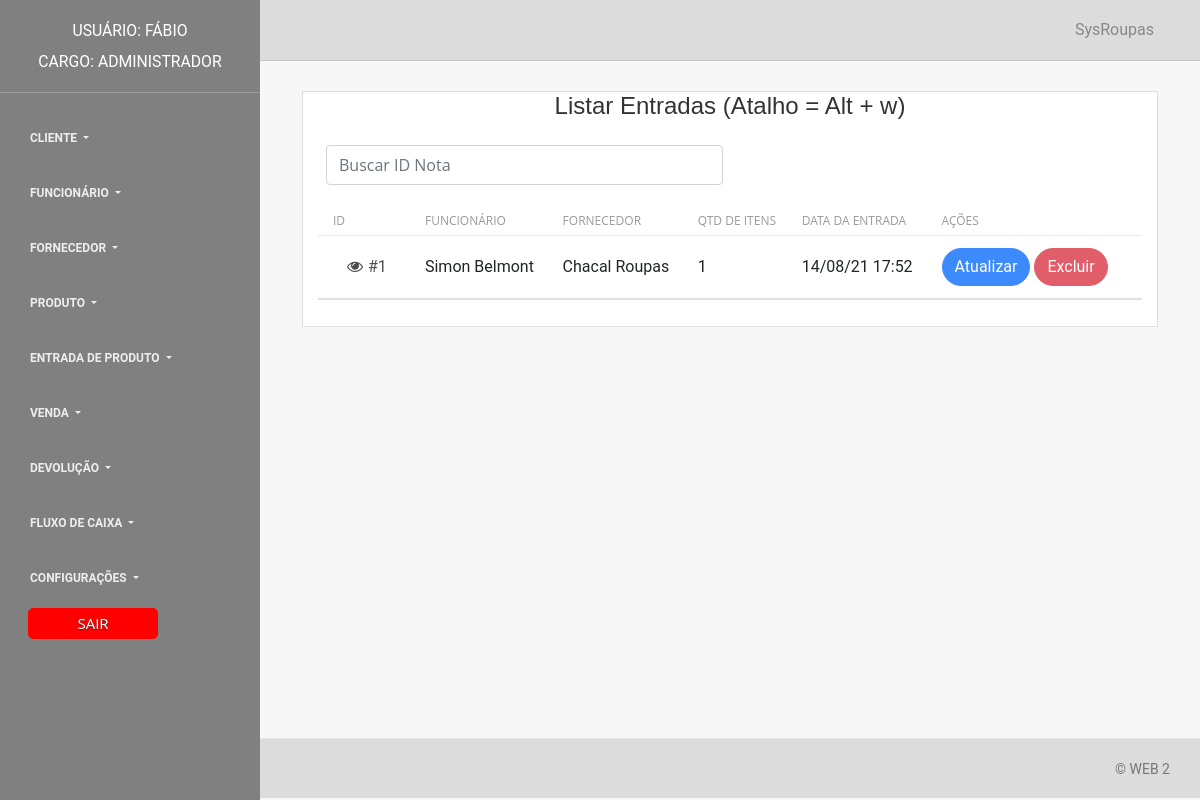
Screenshot of /form_crud/form_select_notaentrada.php (signed in) with the database file from the repository.
### tables this page shows
CREATE TABLE `entrada` (
  `cd_entrada` int(11) NOT NULL,
  `cd_funcionario` int(11) NOT NULL,
  `cd_fornecedor` int(11) NOT NULL,
  `descricao` varchar(255) DEFAULT '''Pagamento á vista''',
  `data_venda` timestamp NOT NULL DEFAULT current_timestamp() ON UPDATE current_timestamp()
);

CREATE TABLE `funcionario` (
  `cd_funcionario` int(11) NOT NULL,
  `nome` varchar(50) NOT NULL,
  `cargo` varchar(30) NOT NULL,
  `cpf` char(14) NOT NULL,
  `telefone` char(14) NOT NULL,
  `email` varchar(50) NOT NULL,
  `senha` varchar(255) NOT NULL
);

CREATE TABLE `fornecedor` (
  `cd_fornecedor` int(11) NOT NULL,
  `nome` varchar(50) NOT NULL,
  `cnpj` char(18) NOT NULL,
  `telefone` char(14) NOT NULL,
  `email` varchar(50) NOT NULL,
  `estado` varchar(30) NOT NULL,
  `cidade` varchar(30) NOT NULL,
  `bairro` varchar(30) NOT NULL,
  `endereco` varchar(30) NOT NULL,
  `numero` int(11) NOT NULL
);

### form_crud/form_select_notaentrada.php (the view, shortened to what this page needs)
<?php
	require_once '../conexao/conexao.php';
	try {
		$selecao = "SELECT entrada.cd_entrada,
	funcionario.nome AS nome_funcionario, fornecedor.nome AS nome_fornecedor, entrada.data_venda,
	(SELECT count(*) FROM produtos_entrada WHERE cd_entrada = entrada.cd_entrada) as quantidade
	FROM entrada
	INNER JOIN fornecedor ON (fornecedor.cd_fornecedor = entrada.cd_fornecedor)
	INNER JOIN funcionario ON (funcionario.cd_funcionario = entrada.cd_funcionario)
	ORDER BY entrada.cd_entrada DESC";
		$seleciona_dados = $conexao->prepare($selecao);
		$seleciona_dados->execute();
		$linhas = $seleciona_dados->fetchAll(PDO::FETCH_ASSOC);
	} catch (PDOException $falha_selecao) {
		echo "A listagem de dados não foi feita" . $falha_selecao->getMessage();
		die;
	} catch (Exception $falha) {
		echo "Erro não característico do PDO" . $falha->getMessage();
		die;
	}
	?>
	<!DOCTYPE html>
	<html lang="pt-br">
	<head>
		<link rel="stylesheet" href="/web/css/estiloBotao.css" />
		<?php include(dirname(__FILE__) . '/../layout/css.php'); ?>
	</head>
	<body>
		<div class="wrapper">
			<?php include(dirname(__FILE__) . '/../layout/menu.php'); ?>
			<div class="main-panel">
				<nav class="navbar navbar-expand-lg " color-on-scroll="500" style="background-color: #DCDCDC">
					<div class="container-fluid">
						<div class="collapse navbar-collapse justify-content-end" id="navigation">
							<ul class="navbar-nav ml-auto">
								<li class="nav-item">
									<a class="nav-link" href="#">
										<span class="no-icon">SysRoupas</span>
									</a>
								</li>
							</ul>
						</div>
					</div>
				</nav>
				<div class="content">
					<div class="container-fluid">
						<div class="col-md-12">
							<div class="card panel-default">
								<div class="panel-heading">
									<center>
										<h4 class="card-title">Listar Entradas (Atalho = Alt + w)</h4>
									</center>
									<fieldset class="mx-2 col-md-6" class="">
										<input class="form-control" id="nome" accesskey="w" title="Campo para procurar determinado produto vendido" placeholder="Buscar ID Nota" />
									</fieldset>
								</div>
								<div class="card-body bg-white">
									<table class="table table-" id="lista">
										<thead>
											<tr>
												<th title="ID"> ID </th>
												<th title="Funcionário"> Funcionário </th>
												<th title="fornecedor"> fornecedor </th>
												<th title="Quantidade vendida"> Qtd de Itens </th>
												<th title="Data da entrada"> Data da entrada </th>
												<th title="Ações"> Ações </th>
											</tr>
										</thead>
										<tbody>
											<?php
											foreach ($linhas as $exibir_colunas) {
												echo '<tr>';
												echo '<td class="accordion-toggle" data-toggle="collapse" data-target="#produtos_entrada_' . $exibir_colunas['cd_entrada'] . '" aria-expanded="false" aria-controls="produtos_entrada_' . $exibir_colunas['cd_entrada'] . '" title="' . $exibir_colunas['cd_entrada'] . '">
												<button class="btn btn-default btn-xs"><span class="fa fa-eye"></span> #' . $exibir_colunas['cd_entrada'] . '</button>
												</td>';
												echo '<td title="' . $exibir_colunas['nome_funcionario'] . '">' . $exibir_colunas['nome_funcionario'] . '</td>';
												echo '<td title="' . $exibir_colunas['nome_fornecedor'] . '">' . $exibir_colunas['nome_fornecedor'] . '</td>';
												echo '<td title="' . $exibir_colunas['quantidade'] . ' produto(s) vendido(s)">' . $exibir_colunas['quantidade'] . '</td>';
												echo '<td title="' . date('d/m/y H:i:s', strtotime($exibir_colunas['data_venda'])) . '">' .
													date('d/m/y H:i', strtotime($exibir_colunas['data_venda'])) . '</td>';
												echo '
											<td class="actions">
													<a class="btn btn-primary " style="border-radius: 20px;" <a href="/web/form_crud/form_update_notaentrada.php?id=' . $exibir_colunas['cd_entrada'] . '">Atualizar</a>
													<a class="btn btn-danger btn-xs"  style="border-radius: 20px;"href="/web/form_crud/form_delete_notaentrada.php?id=' . $exibir_colunas['cd_entrada'] . '" >Excluir</a>
												</td>';
												echo '</tr>';
												echo '<tr>
													<td colspan="12" class="hiddenRow">
														<div class="accordian-body collapse" id="produtos_entrada_' . $exibir_colunas['cd_entrada'] . '">
															<table class="table table-striped">
																<thead>
																	<tr class="info">
																		<th>Produto</th>
																		<th>Qtd * VL. Unitario</th>
																		<th>Porcentagem</th>
																		<th>Valor Total</th>
																	</tr>
																</thead>
																<tbody>';
												echo '
																</tbody>
															</table>
														</div>
													</td>
												</tr>';
											}
											?>
										</tbody>
									</table>
								</div>
							</div>
						</div>
					</div>
				</div>
				<footer class="footer" style="background-color: #DCDCDC">
					<div class="container-fluid">
						<nav>
							<p class="copyright text-center">
								© WEB 2
							</p>
						</nav>
					</div>
				</footer>
			</div>
		</div>
	</body>
	</html>

### css/style.css (style rules this page uses)
:root { --font-family-sans-serif: "Open Sans", -apple-system, BlinkMacSystemFont, "Segoe UI", Roboto, "Helvetica Neue", Arial, sans-serif, "Apple Color Emoji", "Segoe UI Emoji", "Segoe UI Symbol", "Noto Color Emoji"; }
*, *::before, *::after { -webkit-box-sizing: border-box; box-sizing: border-box; }
html { font-family: sans-serif; line-height: 1.15; -webkit-text-size-adjust: 100%; -webkit-tap-highlight-color: rgba(0, 0, 0, 0); }
body { margin: 0; font-family: "Open Sans", -apple-system, BlinkMacSystemFont, "Segoe UI", Roboto, "Helvetica Neue", Arial, sans-serif, "Apple Color Emoji", "Segoe UI Emoji", "Segoe UI Symbol", "Noto Color Emoji"; font-size: 1rem; font-weight: 400; line-height: 1.5; color: #515151; text-align: left; background-color: #FFFFFF; }
h1, h2, h3, h4, h5, h6 { margin-top: 0; margin-bottom: 0.5rem; }
p { margin-top: 0; margin-bottom: 1rem; }
a { color: #3f84fc; text-decoration: none; background-color: transparent; }
h1, h2, h3, h4, h5, h6, .h1, .h2, .h3, .h4, .h5, .h6 { font-family: "Nunito", sans-serif; margin-bottom: 0.5rem; font-weight: 500; line-height: 1.2; }
.card { position: relative; display: -webkit-box; display: -webkit-flex; display: -ms-flexbox; display: flex; -webkit-box-orient: vertical; -webkit-box-direction: normal; -webkit-flex-direction: column; -ms-flex-direction: column; flex-direction: column; min-width: 0; word-wrap: break-word; background-color: #fff; background-clip: border-box; border: 1px solid rgba(0, 0, 0, 0.125); border-radius: 0; }
.card-body { -webkit-box-flex: 1; -webkit-flex: 1 1 auto; -ms-flex: 1 1 auto; flex: 1 1 auto; padding: 1.25rem; }
.hiddenRow { padding: 0 !important; }
.card .table tbody td:last-child, .card .table thead th:last-child { display: revert; }

### rows the page displays
entrada: cd_entrada "1", cd_funcionario.nome "Simon Belmont", cd_fornecedor.nome "Chacal Roupas", quantidade "1", data_venda "14/08/21 17:52"

### other values shown
$_SESSION['nome_usuario'] "FÁBIO"
$_SESSION['cargo_usuario'] "ADMINISTRADOR"
